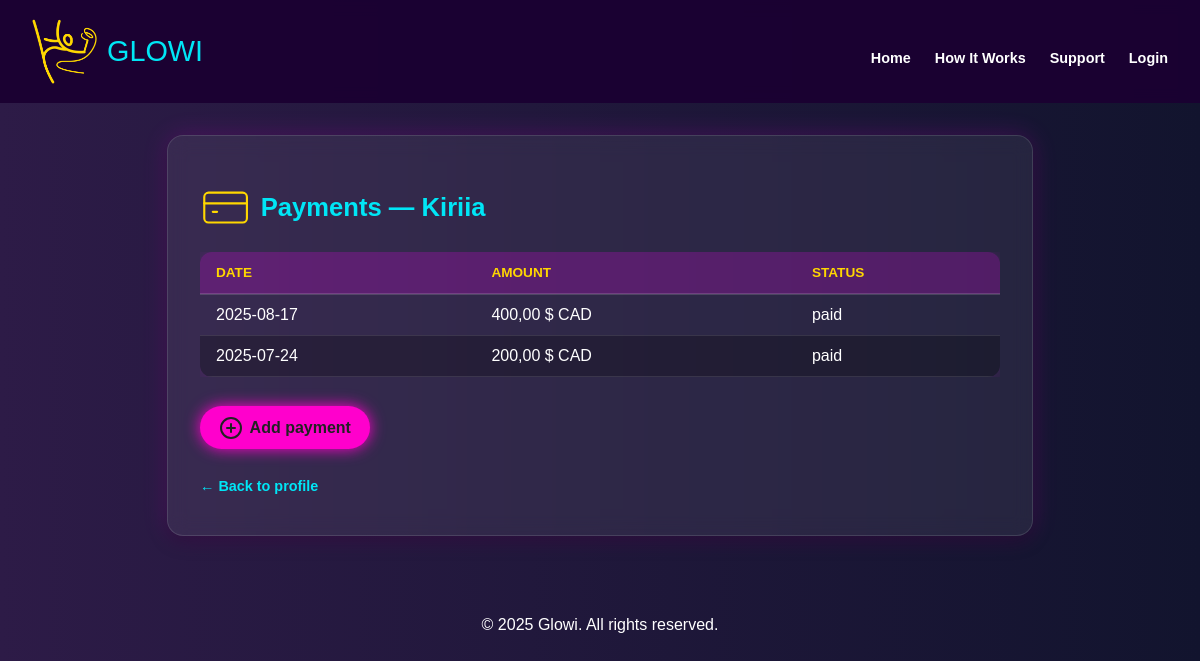
The page /child_payments.php?childID=2 (signed in) on the database its author committed.
### tables this page shows
CREATE TABLE `children` (
  `childID` int(4) NOT NULL,
  `parentID` int(11) NOT NULL,
  `name` varchar(100) NOT NULL,
  `age` int(11) NOT NULL,
  `groupLevel` varchar(50) NOT NULL,
  `photoImage` varchar(255) DEFAULT 'placeholder_100.jpg',
  `created_at` timestamp NOT NULL DEFAULT current_timestamp(),
  `updated_at` timestamp NOT NULL DEFAULT current_timestamp() ON UPDATE current_timestamp(),
  `gender` enum('male','female','unknown') DEFAULT 'unknown'
);

CREATE TABLE `payments` (
  `paymentID` int(11) NOT NULL,
  `childID` int(11) NOT NULL,
  `amount` decimal(10,2) NOT NULL,
  `status` enum('paid','unpaid') NOT NULL,
  `paymentDate` date NOT NULL,
  `created_at` timestamp NOT NULL DEFAULT current_timestamp(),
  `updated_at` timestamp NOT NULL DEFAULT current_timestamp() ON UPDATE current_timestamp()
);

### child_payments.php (the view, shortened to what this page needs)
<?php
require 'database.php';
$parentID = $_SESSION['parentID'];
$childID = (int)$_GET['childID'];
$stmt = $pdo->prepare("SELECT * FROM children WHERE childID = ? AND parentID = ?");
$stmt->execute([$childID, $parentID]);
$child = $stmt->fetch(PDO::FETCH_ASSOC);
$stmt = $pdo->prepare("SELECT * FROM payments WHERE childID = ? ORDER BY paymentDate DESC");
$stmt->execute([$childID]);
$payments = $stmt->fetchAll(PDO::FETCH_ASSOC);
?>
<!DOCTYPE html>
<html lang="ru">
<head>
  <link rel="stylesheet" href="css/main.css">
</head>
<body>
<?php include 'header.php'; ?>
<main class="container glowi-card">
  <h2><i data-lucide="credit-card"></i> Payments — <?= htmlspecialchars($child['name']) ?></h2>
  <?php if (empty($payments)): ?>
    <p style="color:#ffccff;">There are no payments.</p>
  <?php else: ?>
    <div class="table-wrapper">
      <table class="glowi-table">
        <thead>
          <tr>
            <th>Date</th>
            <th>Amount</th>
            <th>Status</th>
          </tr>
        </thead>
        <tbody>
          <?php foreach ($payments as $payment): ?>
            <tr>
              <td><?= htmlspecialchars($payment['paymentDate']) ?></td>
              <td><?= number_format($payment['amount'], 2, ',', ' ') ?> $ CAD</td>
              <td><?= htmlspecialchars($payment['status']) ?></td>
            </tr>
          <?php endforeach; ?>
        </tbody>
      </table>
    </div>
  <?php endif; ?>
  <p style="margin-top:1rem;">
    <a href="add_payment.php?childID=<?= $childID ?>" class="btn-save">
      <i data-lucide="plus-circle"></i> Add payment
    </a>
  </p>
  <p><a href="child_profile.php?childID=<?= $childID ?>">← Back to profile</a></p>
</main>
<?php include 'footer.php'; ?>
</body>
</html>

### css/main.css (style rules this page uses)
h1 svg[data-lucide], h2 svg[data-lucide], h3 svg[data-lucide], h4 svg[data-lucide], h5 svg[data-lucide], h6 svg[data-lucide] { stroke: #FFD700 !important; fill: none !important; width:2em; height: 2em; vertical-align: middle; stroke-width: 1 !important; }
html { scroll-behavior: smooth; }
body { margin: 0; font-family: 'Nunito', sans-serif; background: linear-gradient(to right, #2d1b47, #12142e); color: white; overflow-x: hidden; }
main.container.glowi-card { max-width: 400px; margin: 2rem auto; padding: 1.2rem 1.5rem; background: rgba(255, 255, 255, 0.07); border-radius: 16px; box-shadow: 0 6px 18px rgba(0, 0, 0, 0.3), 0 0 25px rgba(255, 0, 255, 0.2); backdrop-filter: blur(10px); border: 1px solid rgba(255, 255, 255, 0.12); transition: transform 0.3s ease, box-shadow 0.3s ease; animation: fadeInUp 0.7s ease forwards; }
main h2 { font-size: 1.6rem; margin-bottom: 1rem; color: #00e6f6; display: flex; align-items: center; gap: 0.6rem; }
.btn-save { width: 100%; padding: 0.6rem; font-weight: 700; font-size: 1rem; border: none; border-radius: 25px; background: #ff00cc; color: #212222; cursor: pointer; box-shadow: 0 0 15px #ff00cc; transition: background 0.3s ease, transform 0.2s ease; }
a { color: #00e6f6; font-weight: 600; margin-top: 0.8rem; display: inline-flex; align-items: center; gap: 0.4rem; font-size: 0.9rem; text-decoration: none; transition: color 0.3s ease; }
main.container.glowi-card { max-width: 800px; margin: 2rem auto; padding: 1.5rem 2rem; background: rgba(255, 255, 255, 0.07); border-radius: 16px; box-shadow: 0 6px 18px rgba(0, 0, 0, 0.3), 0 0 25px rgba(255, 0, 255, 0.2); backdrop-filter: blur(10px); border: 1px solid rgba(255, 255, 255, 0.12); animation: fadeInUp 0.7s ease forwards; }
main h2 { font-size: 1.6rem; margin-bottom: 1.2rem; color: #00e6f6; display: flex; align-items: center; gap: 0.6rem; }
.table-wrapper { overflow-x: auto; margin-top: 1rem; }
.glowi-table { width: 100%; border-collapse: collapse; border-radius: 12px; overflow: hidden; box-shadow: 0 0 20px rgba(255, 0, 255, 0.15); }
.glowi-table th { background: rgba(255, 0, 255, 0.2); color: #ffd700; text-align: left; padding: 0.8rem 1rem; font-weight: 600; text-transform: uppercase; font-size: 0.85rem; border-bottom: 2px solid rgba(255, 255, 255, 0.15); }
.glowi-table td { padding: 0.7rem 1rem; color: #fff; border-bottom: 1px solid rgba(255, 255, 255, 0.1); }
.glowi-table tr:nth-child(even) { background: rgba(0, 0, 0, 0.25); }
.btn-save { display: inline-flex; align-items: center; justify-content: center; gap: 0.4rem; width: auto; padding: 0.6rem 1.2rem; font-weight: 700; font-size: 1rem; border: none; border-radius: 25px; background: #ff00cc; color: #212222; cursor: pointer; box-shadow: 0 0 15px #ff00cc; transition: background 0.3s ease, transform 0.2s ease; text-decoration: none; }

### rows shown on the page
children: name "Kiriia"
payments: paymentDate "2025-08-17", amount "400,00", status "paid"
payments: paymentDate "2025-07-24", amount "200,00", status "paid"
